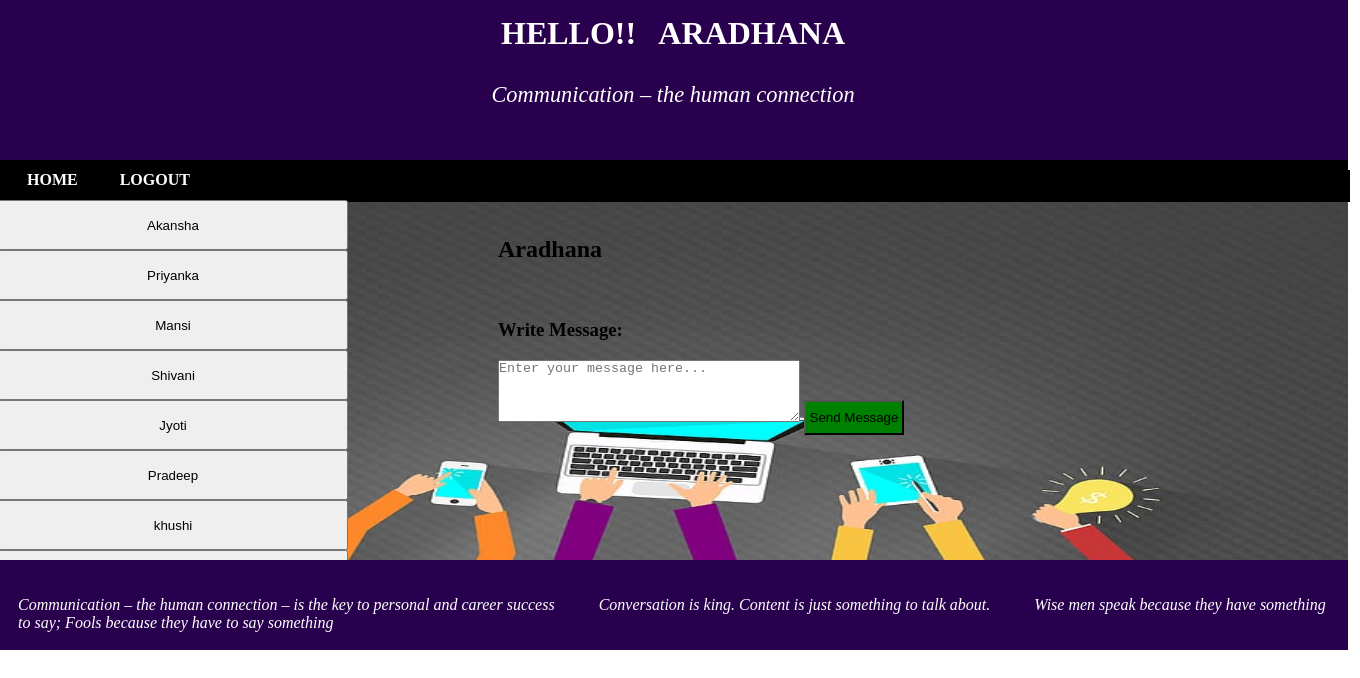
Page /accounts/2/1/chat/ (signed in) on the committed database.
### accounts/models.py (models this page shows, shortened)
class Profile(models.Model):
	user = models.OneToOneField(User, on_delete=models.CASCADE, null=True)
	address = models.CharField(max_length=30)
	mobile = models.CharField(max_length=13)
	gender = models.CharField(max_length=6)
	joined_date = models.DateTimeField(auto_now=True, auto_now_add=False, null=True)

### accounts/views.py (the view)
# urls.py: path(r'<s_idx>/<r_idx>/chat/', chat, name="chat"),
def chat(request,s_idx,r_idx):
	profiles = Profile.objects.all()
	sender = Profile.objects.get(user=s_idx)
	receiver = Profile.objects.get(id=r_idx)
	receiver = receiver.user
	sender  = sender.user
	seen = False
	add = 0
	msg = Messages.objects.filter(sender = sender , receiver = receiver)
	r_msg = Messages.objects.filter(sender = receiver , receiver = sender)
	r_name = receiver
	r_seen = False
	r_ex = 0
	if len(r_msg) != 0:
		r_seen = r_msg[0].seen
		r_msg = r_msg[0]
		r_ex = 1
	if len(msg) == 0:
			add = 1
	else:
		msg = msg[0]
		seen = msg.seen
	pro = list()
	for i in profiles:
		if i.user != sender:
			pro.append(i)
	params = {'profiles':pro,'msg': msg,'add':add,'seen':seen,'idx':r_idx,'r_name':r_name,'r_msg':r_msg,'r_seen':r_seen,'r_ex':r_ex}
	return render(request,'accounts/chat.html',params)

### templates/accounts/chat.html (shortened to what this page needs)
<!doctype html>
<html lang="en">
  <head>
    {% load static %}
    <link rel="stylesheet" type="text/css" href="{% static 'accounts/index.css' %}">
  </head>
  <body>
    <div id="wrapper"style="width: 1350px; margin-left: -10px;" >
      <div id="first" style="margin-top: -200px;width: 1350px;float: left;">
        <div id="div11" style="margin-top: 15px;">
        {% if user.is_authenticated %}
        <h1 >HELLO!!  &nbsp;   {{ user.first_name}} </h1>
        <p style="margin-top: 30px;font-size: 1.4em"><i>Communication – the human connection</i></p>
        {% else %}
        <h1 >Secure Communication Using Quantum Key Distribution</h1>
        <p style="margin-top: 30px;font-size: 1.4em"><i>Communication – the human connection</i></p>
        {% endif %}
        </div>
        </div>
      <div id="menu" style="height: 50px;background-color: black;float: left;margin-top: -50px;width: 1350px;">
    <div id="menu4" style="margin-top: 20px;background-color: black; width: 1350px">
      <ul>
      <li><a href="{% url 'home' %}">HOME</a></li>
      {% if user.is_authenticated %}
      <li><a href="{% url 'accounts:logout' %}">LOGOUT</a></li>
      {% else %}
      <li><a href="{% url 'accounts:login' %}">LOGIN</a></li>
      {% endif %}
      </ul>
    </div>
    </div>
    <div id = "div21" style="margin-top:200px; width: 1350px;min-height:360px;height:auto;background-color: green;">
    <div id = "content1" style="min-height:360px;height:auto; width: 500px;  float: left;">
      {% if user.is_authenticated %}
      <table>
      {% for i in profiles %}
      <a href="{% url 'accounts:chat' user.id i.id%}">
      <button style="width:350px; height: 50px;">
      {{i.user}} </button>
      </a><br/>
      {% endfor %}
      </table>
      {% endif %}
    </div>
    <div id ="content2" style="min-height:360px;height:auto; width: 650px;  float: left;">
</h2><br/><br/>
      <h2>{{ r_name}}</h2><br/>
    {% if seen == False %}
      {% if add == 0 %}
      <h3><br/>
      <br/>
      Message : {{msg.s_msg_body}}<br/></h3>
<form method="post" action="{% url 'accounts:reviews' user.id idx add  %}">{% csrf_token %}
  <h3>Write Message:</h3> <textarea name="message" placeholder="Enter your message here..." style="width:300px; height: 60px;"></textarea>
  <button onclick = "#" style="width:100px; height: 35px; background-color: green">Send Message</button>
</form>
    {% else %}
      <form method="post" action="{% url 'accounts:reviews' user.id idx add  %}">{% csrf_token %}
      <h3>Write Message:</h3> <textarea name="message" placeholder="Enter your message here..." style="width:300px; height: 60px;"></textarea>
      <button onclick = "#" style="width:100px; height: 35px; background-color: green">Send Message</button>
      </form>
    {% endif %}
    {% else %}
      <h3><br/>
      <br/>
      Message : {{msg.s_msg_body}}
      </h3>
      <h4>Message Not Seen Yet!!!</h4>
    {% endif %}
    </div>
    </div>
      <div id="footer" style="margin-top: 0px; width:1310px;">
      <p><i><marquee>
      Communication – the human connection – is the key to personal and career success
      &nbsp;&nbsp;&nbsp;&nbsp;&nbsp;&nbsp;&nbsp;&nbsp;&nbsp;
      Conversation is king. Content is just something to talk about.
      &nbsp;&nbsp;&nbsp;&nbsp;&nbsp;&nbsp;&nbsp;&nbsp;&nbsp;
      <h7>Wise men speak because they have something to say; Fools because they have to say something</h7></i></marquee></p>
      </div>
    </div>
    </body>
</html>

### accounts/static/accounts/index.css (style rules this page uses)
* { margin-top: 0px; padding: 0px; }
#div21 { background-image: url("/media/accounts/images/com.jpg"); background-repeat: no-repeat; background-size: 1350px 375px; }
#wrapper { margin-top: 0px; height: auto; width: 1000px; }
#first { position: absolute; height: 160px; width: 1000px; background-color: #28004d; text-align: center; color: white; }
#menu { height: 60px; width: 100%; }
#menu4 { height:30px; border:1px solid black; width:1000px; margin-top: 20px; }
#menu4 ul { list-style-type:none; }
#menu4 ul li { display:inline; padding:10px; margin-left:18px; margin-top: 15px; }
#menu4 ul li a { color:white; text-decoration:none; font-weight:bold; }
#footer { height: 50px; width: 1350px; background-color: #28004d; position: absolute; margin-bottom: 0px; font-family: Times new roman; color: #ffffff; padding: 20px; }

### rows in the picture
Profile: user "Akansha"
Profile: user "Priyanka"
Profile: user "Mansi"
Profile: user "Shivani"
Profile: user "Jyoti"
Profile: user "Pradeep"
Profile: user "khushi"

### other values in the picture
{{ user.first_name }} "ARADHANA"
{{ r_name }} "Aradhana"
